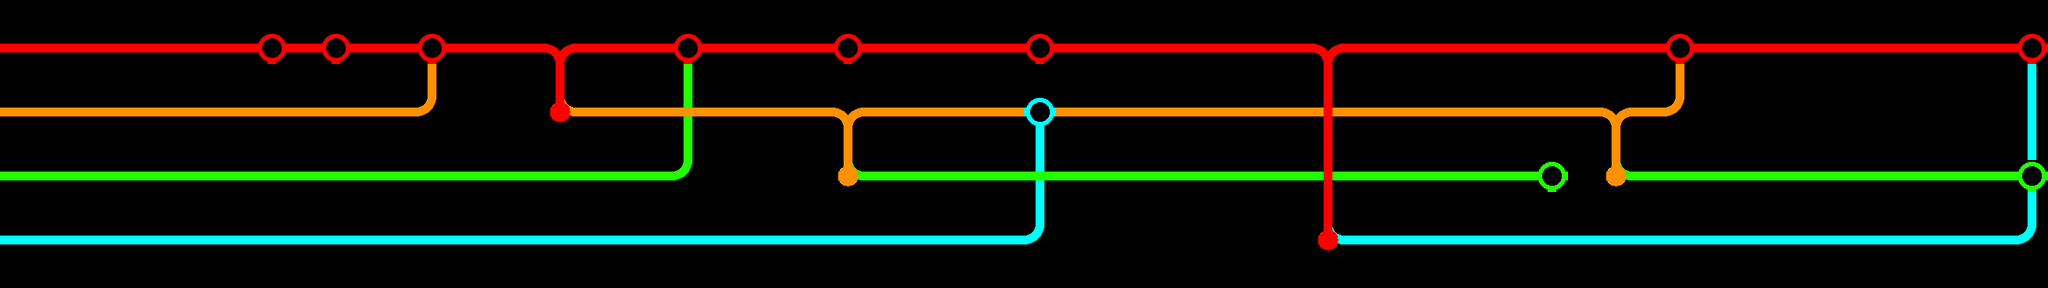

Below is a game level as drawn by its tile map, then a one-line description and the .tmx file that defines it, in full:
An orthogonal 64x9 tile map with 36x36 px tiles, 4 tile layers (CYAN, GREEN, ORANGE, RED), 2 tilesets.

<map version="1.0" orientation="orthogonal" width="64" height="9" tilewidth="36" tileheight="36">
 <tileset firstgid="1" name="mapTiles" tilewidth="36" tileheight="36">
  <image source="mapTiles.png" width="288" height="36" />
 </tileset>
 <tileset firstgid="9" name="mapTiles_colors" tilewidth="36" tileheight="36">
  <image source="mapTiles_colors.png" width="288" height="144" />
 </tileset>
 <layer name="CYAN" width="64" height="9">
  <data encoding="csv">
0,0,0,0,0,0,0,0,0,0,0,0,0,0,0,0,0,0,0,0,0,0,0,0,0,0,0,0,0,0,0,0,0,0,0,0,0,0,0,0,0,0,0,0,0,0,0,0,0,0,0,0,0,0,0,0,0,0,0,0,0,0,0,0,
0,0,0,0,0,0,0,0,0,0,0,0,0,0,0,0,0,0,0,0,0,0,0,0,0,0,0,0,0,0,0,0,0,0,0,0,0,0,0,0,0,0,0,0,0,0,0,0,0,0,0,0,0,0,0,0,0,0,0,0,0,0,0,0,
0,0,0,0,0,0,0,0,0,0,0,0,0,0,0,0,0,0,0,0,0,0,0,0,0,0,0,0,0,0,0,0,0,0,0,0,0,0,0,0,0,0,0,0,0,0,0,0,0,0,0,0,0,0,0,0,0,0,0,0,0,0,0,36,
0,0,0,0,0,0,0,0,0,0,0,0,0,0,0,0,0,0,0,0,0,0,0,0,0,0,0,0,0,0,0,0,34,0,0,0,0,0,0,0,0,0,0,0,0,0,0,0,0,0,0,0,0,0,0,0,0,0,0,0,0,0,0,36,
0,0,0,0,0,0,0,0,0,0,0,0,0,0,0,0,0,0,0,0,0,0,0,0,0,0,0,0,0,0,0,0,36,0,0,0,0,0,0,0,0,0,0,0,0,0,0,0,0,0,0,0,0,0,0,0,0,0,0,0,0,0,0,36,
0,0,0,0,0,0,0,0,0,0,0,0,0,0,0,0,0,0,0,0,0,0,0,0,0,0,0,0,0,0,0,0,36,0,0,0,0,0,0,0,0,0,0,0,0,0,0,0,0,0,0,0,0,0,0,0,0,0,0,0,0,0,0,0,
0,0,0,0,0,0,0,0,0,0,0,0,0,0,0,0,0,0,0,0,0,0,0,0,0,0,0,0,0,0,0,0,36,0,0,0,0,0,0,0,0,0,0,0,0,0,0,0,0,0,0,0,0,0,0,0,0,0,0,0,0,0,0,36,
33,33,33,33,33,33,33,33,33,33,33,33,33,33,33,33,33,33,33,33,33,33,33,33,33,33,33,33,33,33,33,33,35,0,0,0,0,0,0,0,0,37,33,33,33,33,33,33,33,33,33,33,33,33,33,33,33,33,33,33,33,33,33,35,
0,0,0,0,0,0,0,0,0,0,0,0,0,0,0,0,0,0,0,0,0,0,0,0,0,0,0,0,0,0,0,0,0,0,0,0,0,0,0,0,0,0,0,0,0,0,0,0,0,0,0,0,0,0,0,0,0,0,0,0,0,0,0,0
</data>
 </layer>
 <layer name="GREEN" width="64" height="9">
  <data encoding="csv">
0,0,0,0,0,0,0,0,0,0,0,0,0,0,0,0,0,0,0,0,0,0,0,0,0,0,0,0,0,0,0,0,0,0,0,0,0,0,0,0,0,0,0,0,0,0,0,0,0,0,0,0,0,0,0,0,0,0,0,0,0,0,0,0,
0,0,0,0,0,0,0,0,0,0,0,0,0,0,0,0,0,0,0,0,0,0,0,0,0,0,0,0,0,0,0,0,0,0,0,0,0,0,0,0,0,0,0,0,0,0,0,0,0,0,0,0,0,0,0,0,0,0,0,0,0,0,0,0,
0,0,0,0,0,0,0,0,0,0,0,0,0,0,0,0,0,0,0,0,0,28,0,0,0,0,0,0,0,0,0,0,0,0,0,0,0,0,0,0,0,0,0,0,0,0,0,0,0,0,0,0,0,0,0,0,0,0,0,0,0,0,0,0,
0,0,0,0,0,0,0,0,0,0,0,0,0,0,0,0,0,0,0,0,0,28,0,0,0,0,0,0,0,0,0,0,0,0,0,0,0,0,0,0,0,0,0,0,0,0,0,0,0,0,0,0,0,0,0,0,0,0,0,0,0,0,0,0,
0,0,0,0,0,0,0,0,0,0,0,0,0,0,0,0,0,0,0,0,0,28,0,0,0,0,0,0,0,0,0,0,0,0,0,0,0,0,0,0,0,0,0,0,0,0,0,0,0,0,0,0,0,0,0,0,0,0,0,0,0,0,0,0,
25,25,25,25,25,25,25,25,25,25,25,25,25,25,25,25,25,25,25,25,25,27,0,0,0,0,29,25,25,25,25,25,25,25,25,25,25,25,25,25,25,25,25,25,25,25,25,25,26,0,29,25,25,25,25,25,25,25,25,25,25,25,25,26,
0,0,0,0,0,0,0,0,0,0,0,0,0,0,0,0,0,0,0,0,0,0,0,0,0,0,0,0,0,0,0,0,0,0,0,0,0,0,0,0,0,0,0,0,0,0,0,0,0,0,0,0,0,0,0,0,0,0,0,0,0,0,0,0,
0,0,0,0,0,0,0,0,0,0,0,0,0,0,0,0,0,0,0,0,0,0,0,0,0,0,0,0,0,0,0,0,0,0,0,0,0,0,0,0,0,0,0,0,0,0,0,0,0,0,0,0,0,0,0,0,0,0,0,0,0,0,0,0,
0,0,0,0,0,0,0,0,0,0,0,0,0,0,0,0,0,0,0,0,0,0,0,0,0,0,0,0,0,0,0,0,0,0,0,0,0,0,0,0,0,0,0,0,0,0,0,0,0,0,0,0,0,0,0,0,0,0,0,0,0,0,0,0
</data>
 </layer>
 <layer name="ORANGE" width="64" height="9">
  <data encoding="csv">
0,0,0,0,0,0,0,0,0,0,0,0,0,0,0,0,0,0,0,0,0,0,0,0,0,0,0,0,0,0,0,0,0,0,0,0,0,0,0,0,0,0,0,0,0,0,0,0,0,0,0,0,0,0,0,0,0,0,0,0,0,0,0,0,
0,0,0,0,0,0,0,0,0,0,0,0,0,0,0,0,0,0,0,0,0,0,0,0,0,0,0,0,0,0,0,0,0,0,0,0,0,0,0,0,0,0,0,0,0,0,0,0,0,0,0,0,0,0,0,0,0,0,0,0,0,0,0,0,
0,0,0,0,0,0,0,0,0,0,0,0,0,20,0,0,0,0,0,0,0,0,0,0,0,0,0,0,0,0,0,0,0,0,0,0,0,0,0,0,0,0,0,0,0,0,0,0,0,0,0,0,20,0,0,0,0,0,0,0,0,0,0,0,
17,17,17,17,17,17,17,17,17,17,17,17,17,19,0,0,0,21,17,17,17,17,17,17,17,17,23,17,17,17,17,17,0,17,17,17,17,17,17,17,17,17,17,17,17,17,17,17,17,17,23,17,19,0,0,0,0,0,0,0,0,0,0,0,
0,0,0,0,0,0,0,0,0,0,0,0,0,0,0,0,0,0,0,0,0,0,0,0,0,0,20,0,0,0,0,0,0,0,0,0,0,0,0,0,0,0,0,0,0,0,0,0,0,0,20,0,0,0,0,0,0,0,0,0,0,0,0,0,
0,0,0,0,0,0,0,0,0,0,0,0,0,0,0,0,0,0,0,0,0,0,0,0,0,0,24,0,0,0,0,0,0,0,0,0,0,0,0,0,0,0,0,0,0,0,0,0,0,0,24,0,0,0,0,0,0,0,0,0,0,0,0,0,
0,0,0,0,0,0,0,0,0,0,0,0,0,0,0,0,0,0,0,0,0,0,0,0,0,0,0,0,0,0,0,0,0,0,0,0,0,0,0,0,0,0,0,0,0,0,0,0,0,0,0,0,0,0,0,0,0,0,0,0,0,0,0,0,
0,0,0,0,0,0,0,0,0,0,0,0,0,0,0,0,0,0,0,0,0,0,0,0,0,0,0,0,0,0,0,0,0,0,0,0,0,0,0,0,0,0,0,0,0,0,0,0,0,0,0,0,0,0,0,0,0,0,0,0,0,0,0,0,
0,0,0,0,0,0,0,0,0,0,0,0,0,0,0,0,0,0,0,0,0,0,0,0,0,0,0,0,0,0,0,0,0,0,0,0,0,0,0,0,0,0,0,0,0,0,0,0,0,0,0,0,0,0,0,0,0,0,0,0,0,0,0,0
</data>
 </layer>
 <layer name="RED" width="64" height="9">
  <data encoding="csv">
0,0,0,0,0,0,0,0,0,0,0,0,0,0,0,0,0,0,0,0,0,0,0,0,0,0,0,0,0,0,0,0,0,0,0,0,0,0,0,0,0,0,0,0,0,0,0,0,0,0,0,0,0,0,0,0,0,0,0,0,0,0,0,0,
9,9,9,9,9,9,9,9,10,9,10,9,9,10,9,9,9,15,9,9,9,10,9,9,9,9,10,9,9,9,9,9,10,9,9,9,9,9,9,9,9,15,9,9,9,9,9,9,9,9,9,9,10,9,9,9,9,9,9,9,9,9,9,10,
0,0,0,0,0,0,0,0,0,0,0,0,0,0,0,0,0,12,0,0,0,0,0,0,0,0,0,0,0,0,0,0,0,0,0,0,0,0,0,0,0,12,0,0,0,0,0,0,0,0,0,0,0,0,0,0,0,0,0,0,0,0,0,0,
0,0,0,0,0,0,0,0,0,0,0,0,0,0,0,0,0,16,0,0,0,0,0,0,0,0,0,0,0,0,0,0,0,0,0,0,0,0,0,0,0,12,0,0,0,0,0,0,0,0,0,0,0,0,0,0,0,0,0,0,0,0,0,0,
0,0,0,0,0,0,0,0,0,0,0,0,0,0,0,0,0,0,0,0,0,0,0,0,0,0,0,0,0,0,0,0,0,0,0,0,0,0,0,0,0,12,0,0,0,0,0,0,0,0,0,0,0,0,0,0,0,0,0,0,0,0,0,0,
0,0,0,0,0,0,0,0,0,0,0,0,0,0,0,0,0,0,0,0,0,0,0,0,0,0,0,0,0,0,0,0,0,0,0,0,0,0,0,0,0,12,0,0,0,0,0,0,0,0,0,0,0,0,0,0,0,0,0,0,0,0,0,0,
0,0,0,0,0,0,0,0,0,0,0,0,0,0,0,0,0,0,0,0,0,0,0,0,0,0,0,0,0,0,0,0,0,0,0,0,0,0,0,0,0,12,0,0,0,0,0,0,0,0,0,0,0,0,0,0,0,0,0,0,0,0,0,0,
0,0,0,0,0,0,0,0,0,0,0,0,0,0,0,0,0,0,0,0,0,0,0,0,0,0,0,0,0,0,0,0,0,0,0,0,0,0,0,0,0,16,0,0,0,0,0,0,0,0,0,0,0,0,0,0,0,0,0,0,0,0,0,0,
0,0,0,0,0,0,0,0,0,0,0,0,0,0,0,0,0,0,0,0,0,0,0,0,0,0,0,0,0,0,0,0,0,0,0,0,0,0,0,0,0,0,0,0,0,0,0,0,0,0,0,0,0,0,0,0,0,0,0,0,0,0,0,0
</data>
 </layer>
</map>